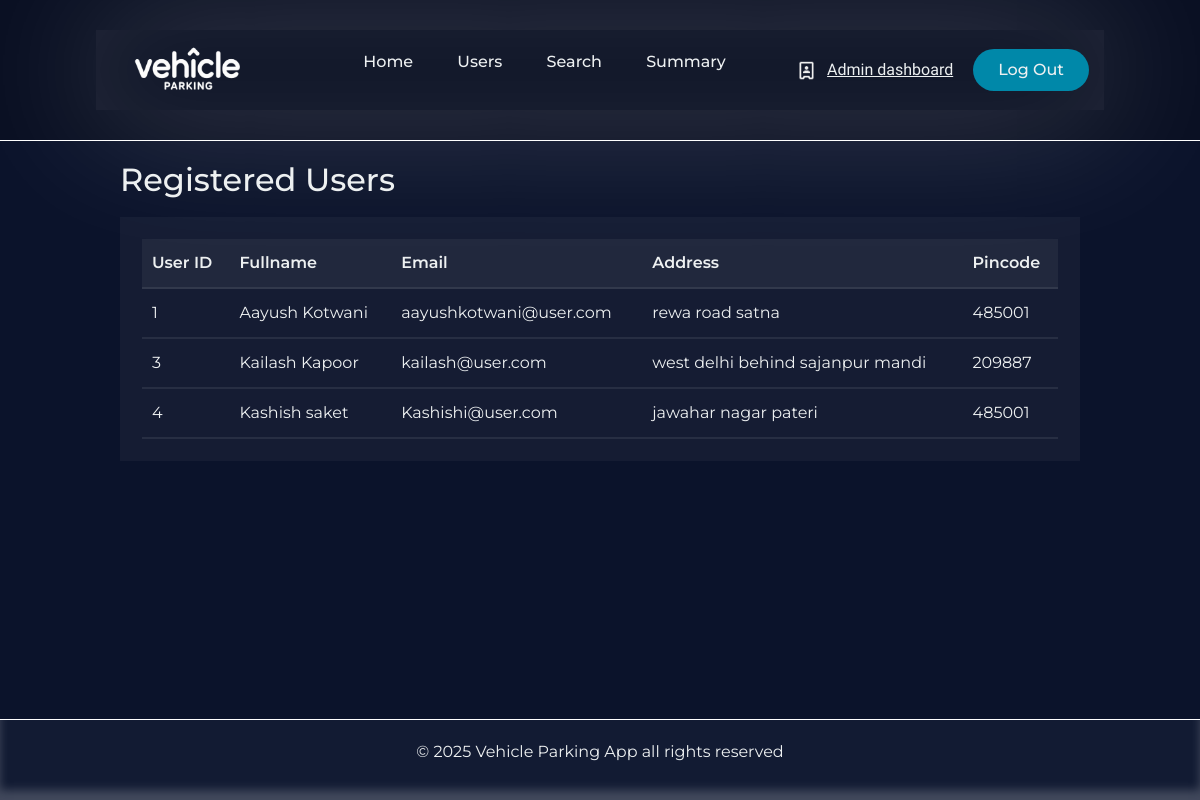
The app's page /user-details, older data.
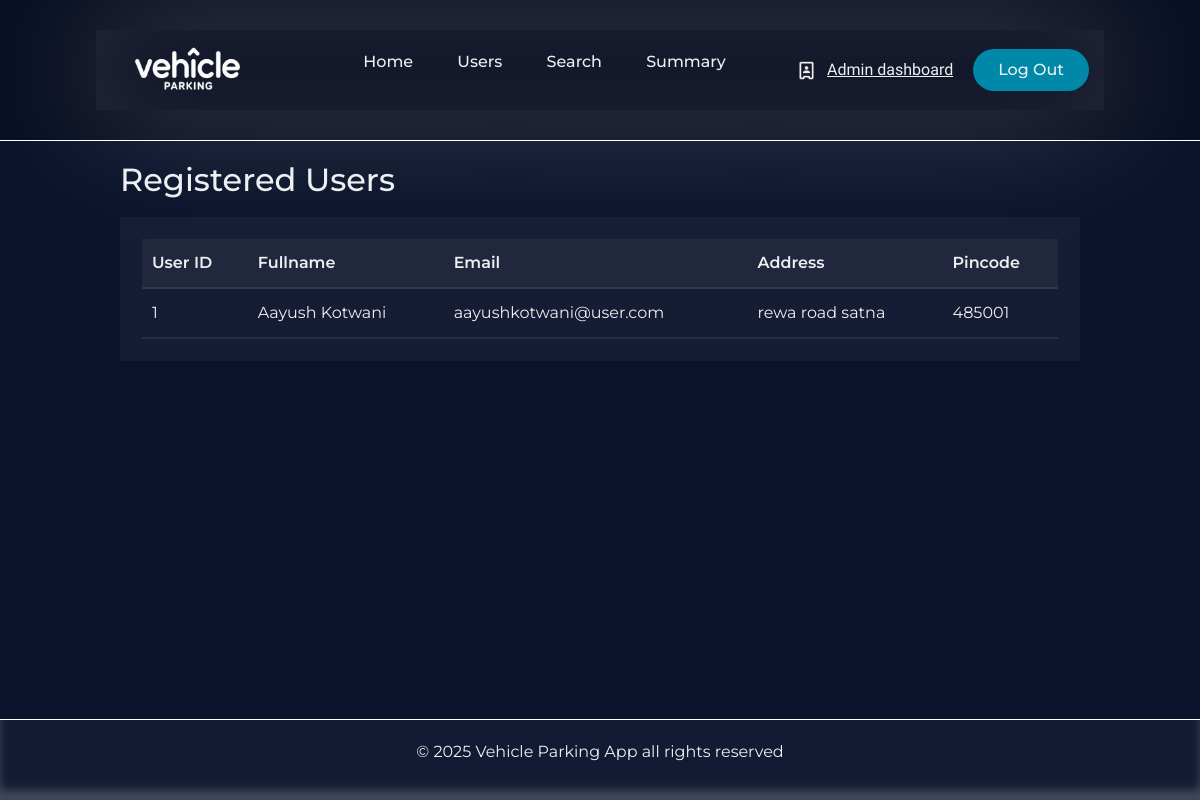
The same page, newer data.
### Application/models.py (models this page shows)
class User(db.Model):
    __tablename__='user'
    id=db.Column(db.Integer,primary_key=True)
    name=db.Column(db.String(80),nullable=False)
    email=db.Column(db.String(150),unique=True,nullable=False)
    password=db.Column(db.String(512),nullable=False)
    address=db.Column(db.String(250),nullable=False)
    pincode=db.Column(db.String(6),nullable=False)
    role=db.Column(db.String(10),default='user',nullable=False)
    record=db.relationship('Parkingrecords',backref='user',lazy=True)

### Application/controllers.py (the view)
@app.route('/user-details')
def user_details():
    user_details=User.query.filter_by(role='user').all()
    return render_template('user_details.html',user_details=user_details)

### templates/user_details.html (shortened to what this page needs)
{% extends 'admin_base.html' %}
{% block content %}
<div class="parkinglot-table-heading-container">
                    <h2>Registered Users</h2>
                </div>
                <div class="parkinglot-table-container">
                  <table class="parkinglot-table">
                        <thead>
                          <tr>
                              <th>User ID</th>
                              <th>Fullname</th>
                              <th>Email</th>
                              <th>Address</th>
                              <th>Pincode</th>
                          </tr>
                        </thead>
                        <tbody>
                         {% for user in user_details %}
                        <tr>
                            <td>{{user.id}}</td>
                            <td>{{user.name}}</td>
                            <td>{{user.email}}</td>
                            <td>{{user.address}}</td>
                            <td>{{user.pincode}}</td>
                        </tr>
                        {% endfor %}
                    </tbody>
                  </table>
                </div>
{% endblock %}

Row changes from the older to the newer data that the page shows:
removed User: id "3", name "Kailash Kapoor", email "kailash@user.com", address "west delhi behind sajanpur mandi", pincode "209887"
removed User: id "4", name "Kashish saket", email "Kashishi@user.com", address "jawahar nagar pateri", pincode "485001"
